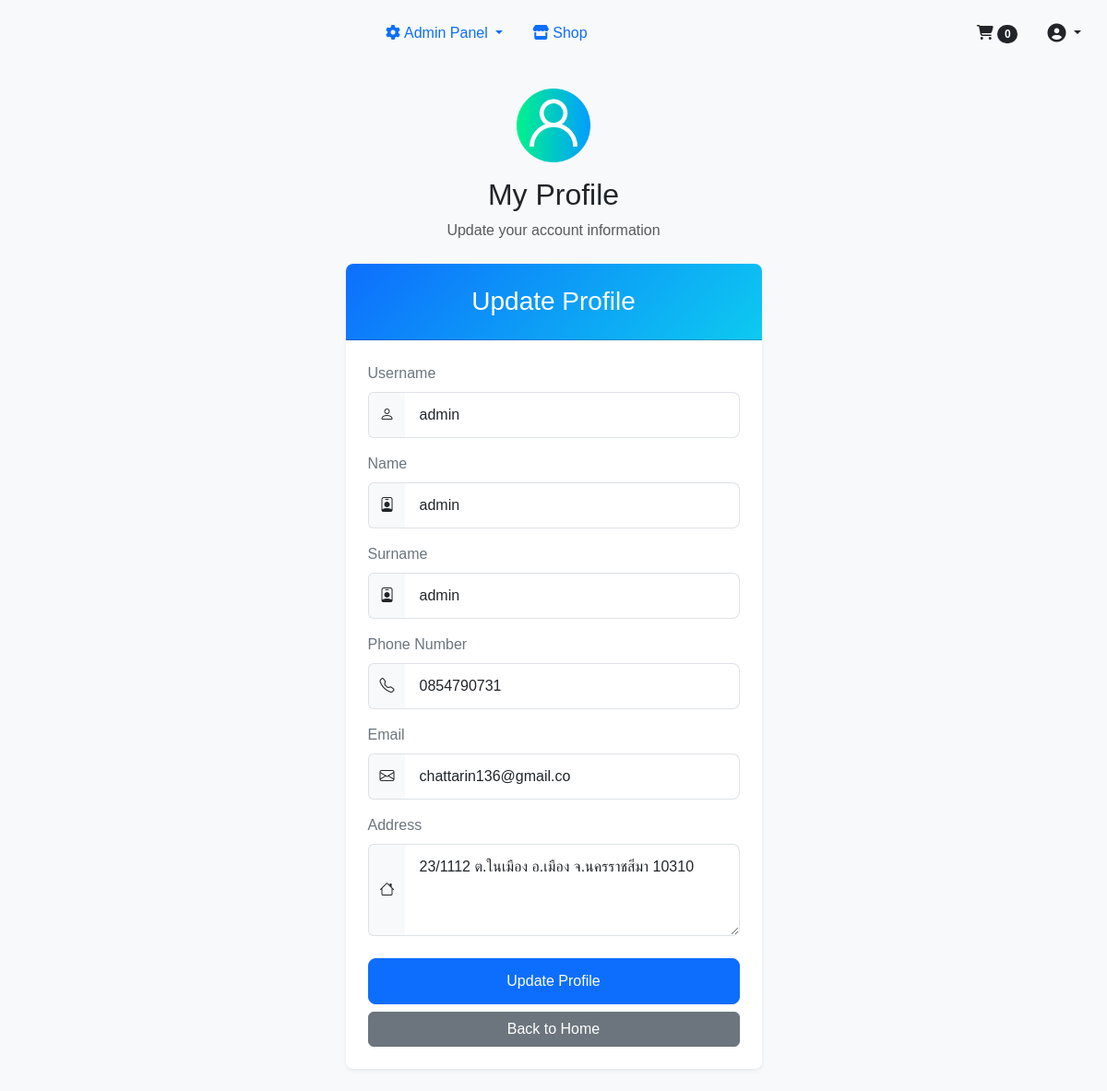
The app's page /profile.php (signed in) with its own data.
### tables this page shows
CREATE TABLE IF NOT EXISTS `users` (
  `Id` int NOT NULL AUTO_INCREMENT,
  `username` varchar(255) NOT NULL,
  `password` varchar(255) NOT NULL,
  `name` varchar(255) NOT NULL,
  `surname` varchar(255) NOT NULL,
  `tel` varchar(20) NOT NULL,
  `email` varchar(255) NOT NULL,
  `address` varchar(255) NOT NULL,
  `status` tinyint NOT NULL DEFAULT '1',
  `reset_token` varchar(64) DEFAULT NULL,
  `reset_expiry` datetime DEFAULT NULL,
  `points` int NOT NULL DEFAULT '0',
  PRIMARY KEY (`Id`)
);

### include/config.php (called while the page is built, shortened)
<?php
$base_url = 'http://localhost/shoppingcart';

### include/profile.php (called while the page is built, shortened)
<?php
$user_id = $_SESSION['id'];
$stmt = $conn->prepare("SELECT * FROM users WHERE Id = ?");
$stmt->bind_param("i", $user_id);
$stmt->execute();
$result = $stmt->get_result();
$row = $result->fetch_assoc();
?>

### profile.php (the view, shortened to what this page needs)
<?php
include 'include/config.php';
include 'include/profile.php';
?>
<!DOCTYPE html>
<html lang="en">
<head>
    <link href="<?php echo $base_url; ?>/assets/css/bootstrap.min.css" rel="stylesheet">
    <link href="<?php echo $base_url; ?>/assets/css/custom.css" rel="stylesheet">
    <link href="<?php echo $base_url; ?>/assets/fontawesome/css/fontawesome.min.css" rel="stylesheet">
    <link href="<?php echo $base_url; ?>/assets/fontawesome/css/brands.min.css" rel="stylesheet">
    <link href="<?php echo $base_url; ?>/assets/fontawesome/css/solid.min.css" rel="stylesheet">
    <link rel="stylesheet" href="https://cdn.jsdelivr.net/npm/bootstrap-icons@1.11.1/font/bootstrap-icons.css">
</head>
<body class="bg-light">
    <?php include 'include/menu.php'; ?>
    <div class="container">
        <div class="row justify-content-center min-vh-100 align-items-center">
            <div class="col-md-5">
                <div class="text-center mb-4 mt-4">
                    <img src="assets/images/profile.png" alt="Profile" class="brand-logo mb-3">
                    <h2 class="text-dark mb-2">My Profile</h2>
                    <p class="text-muted">Update your account information</p>
                </div>
                <div class="card shadow-sm mb-4">
                    <div class="card-header">
                        <h3 class="text-center mb-0">Update Profile</h3>
                    </div>
                    <div class="card-body p-4">
                        <form method="POST" action="<?php echo htmlspecialchars($_SERVER["PHP_SELF"]); ?>">
                            <div class="mb-3">
                                <label class="form-label">Username</label>
                                <div class="input-group">
                                    <span class="input-group-text"><i class="bi bi-person"></i></span>
                                    <input type="text" class="form-control" name="username" value="<?php echo htmlspecialchars($row['username']); ?>" readonly>
                                </div>
                            </div>
                            <div class="mb-3">
                                <label class="form-label">Name</label>
                                <div class="input-group">
                                    <span class="input-group-text"><i class="bi bi-person-badge"></i></span>
                                    <input type="text" class="form-control" name="name" value="<?php echo htmlspecialchars($row['name']); ?>" required>
                                </div>
                            </div>
                            <div class="mb-3">
                                <label class="form-label">Surname</label>
                                <div class="input-group">
                                    <span class="input-group-text"><i class="bi bi-person-badge"></i></span>
                                    <input type="text" class="form-control" name="surname" value="<?php echo htmlspecialchars($row['surname']); ?>" required>
                                </div>
                            </div>
                            <div class="mb-3">
                                <label class="form-label">Phone Number</label>
                                <div class="input-group">
                                    <span class="input-group-text"><i class="bi bi-telephone"></i></span>
                                    <input type="text" class="form-control" name="tel" pattern="^0[689]\d{8}$" value="<?php echo htmlspecialchars($row['tel']); ?>" required>
                                </div>
                            </div>
                            <div class="mb-3">
                                <label class="form-label">Email</label>
                                <div class="input-group">
                                    <span class="input-group-text"><i class="bi bi-envelope"></i></span>
                                    <input type="email" class="form-control" name="email" value="<?php echo htmlspecialchars($row['email']); ?>" required>
                                </div>
                            </div>
                            <div class="mb-4">
                                <label class="form-label">Address</label>
                                <div class="input-group">
                                    <span class="input-group-text"><i class="bi bi-house"></i></span>
                                    <textarea class="form-control" name="address" required rows="3"><?php echo htmlspecialchars($row['address']); ?></textarea>
                                </div>
                            </div>
                            <div class="d-grid gap-2">
                                <button type="submit" name="update" class="btn btn-primary">Update Profile</button>
                                <a href="index.php" class="btn btn-secondary">Back to Home</a>
                            </div>
                        </form>
                    </div>
                </div>
            </div>
        </div>
    </div>
</body>
</html>

### assets/css/custom.css (style rules this page uses)
body { font-family: 'Poppins', sans-serif; }
.card { border: none; box-shadow: 0 0 20px rgba(0,0,0,0.1); border-radius: 15px; }
.card-header { background: linear-gradient(135deg, #0d6efd, #0dcaf0); color: white; border-radius: 15px 15px 0 0 !important; padding: 1.5rem; }
.form-control { border-radius: 8px; padding: 0.75rem 1rem; }
.btn-primary { padding: 0.75rem; border-radius: 8px; font-weight: 500; }
.brand-logo { width: 80px; margin-bottom: 1rem; }
.input-group-text { background: transparent; }
.input-group-text { background-color: #f8f9fa; border-right: 0; }
.input-group .form-control { border-left: 0; }
textarea.form-control { min-height: 100px; }
.form-label { margin-bottom: 0.5rem; color: #6c757d; }
.card { border-radius: 0.5rem; border: none; }
.card-header { border-top-left-radius: 0.5rem !important; border-top-right-radius: 0.5rem !important; }

### records on screen
users: username "admin", name "admin", surname "admin", tel "0854790731", email "chattarin136@gmail.co", address "23/1112 ต.ในเมือง อ.เมือง จ.นครราชสีมา 10310"

### other values on screen
count($_SESSION['cart'] ?? []) "0"
